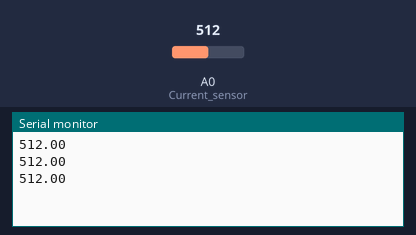
Simulated run of this sketch. Board: Arduino Uno, built with avr-gcc and run on an emulated ATmega328P. Shown: the last lines printed to the serial monitor. Inputs (shaded band) come from the test bench; at power-on: A0 (Current_sensor) = 512.

Above: at 1.3 s.
1.4 s: A0 (Current_sensor) set to 716
At 1.9 s:
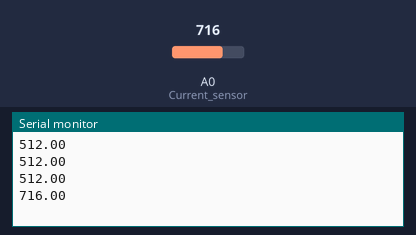
2.9 s: A0 (Current_sensor) set to 900
At 3.3 s:
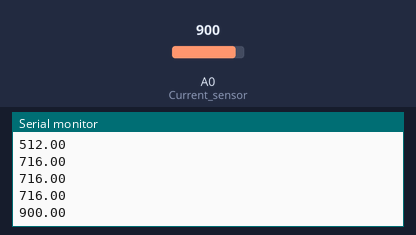
Timing chart, 0 to 5.9 s (numbered marks = the images above; inputs shaded):
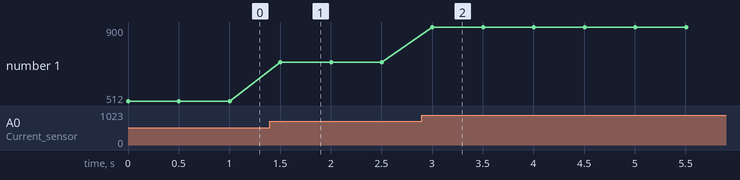

Measured:
- after the input at 1.4 s, the serial monitor: prints a new line after 0.10 s (image 1)
- after the input at 2.9 s, the serial monitor: prints a new line after 0.10 s (image 2)
- plotted number 1: 512 → 716 after the input at 1.4 s, 716 → 900 after the input at 2.9 s

The sketch:

Project_Test1.ino
```cpp
/*This code works with ACS712 Current sensor, it permits to read the raw data
  It's better to use it with Serial Plotter
  More details on www.surtrtech.com
*/

#define Current_sensor A0  //The sensor analog input pin

float i;
float x;


void setup() {

Serial.begin(9600);
pinMode(Current_sensor, INPUT);

}

void loop() {
  i = analogRead(Current_sensor);
  Serial.println(i);
  delay(500);                     //Modifying or removing the delay will change the way the signal is shown
                                  //set it until you get the correct sinewave shap

}
```
